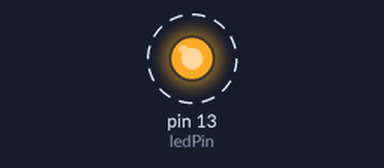
Simulated run of this sketch. Board: Arduino Uno, built with avr-gcc and run on an emulated ATmega328P. Parts: output pins drawn as LEDs (lit = HIGH). Dashed ring = blinking. What the sketch prints to the serial monitor is not drawn.

Above: at 0.5 s.
Timing chart, 0 to 4.6 s (numbered marks = the images above):
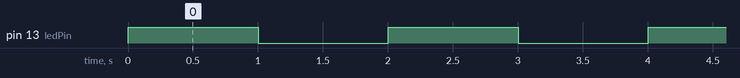

The sketch:

BlinkDebug.ino
```cpp
// Define debug macros
#define DEBUG 1 // Set to 0 to disable debug output

#if DEBUG
  #define DEBUG_PRINT(x) Serial.print(x)
  #define DEBUG_PRINTLN(x) Serial.println(x)
  #define DEBUG_BEGIN(x) Serial.begin(x)
#else
  #define DEBUG_PRINT(x)
  #define DEBUG_PRINTLN(x)
  #define DEBUG_BEGIN(x)
#endif

const int ledPin = 13; // Pin connected to the LED
int ledState = LOW;    // Initial state of the LED

void setup() {
  pinMode(ledPin, OUTPUT);  // Set the LED pin as output
  DEBUG_BEGIN(9600);        // Initialize Serial at 9600 baud rate
  DEBUG_PRINTLN("Setup complete");
}

void loop() {
  // Toggle the LED state
  ledState = !ledState;
  digitalWrite(ledPin, ledState);  // Set the LED to the new state

  // Output the LED state to the Serial Monitor
  DEBUG_PRINT("LED is ");
  if (ledState == HIGH) {
    DEBUG_PRINTLN("ON");
  } else {
    DEBUG_PRINTLN("OFF");
  }

  delay(1000); // Wait for 1 second
}
```

Measured:
- by itself, pin 13 (ledPin): alternates HIGH for 1.0 s and LOW for 1.0 s
